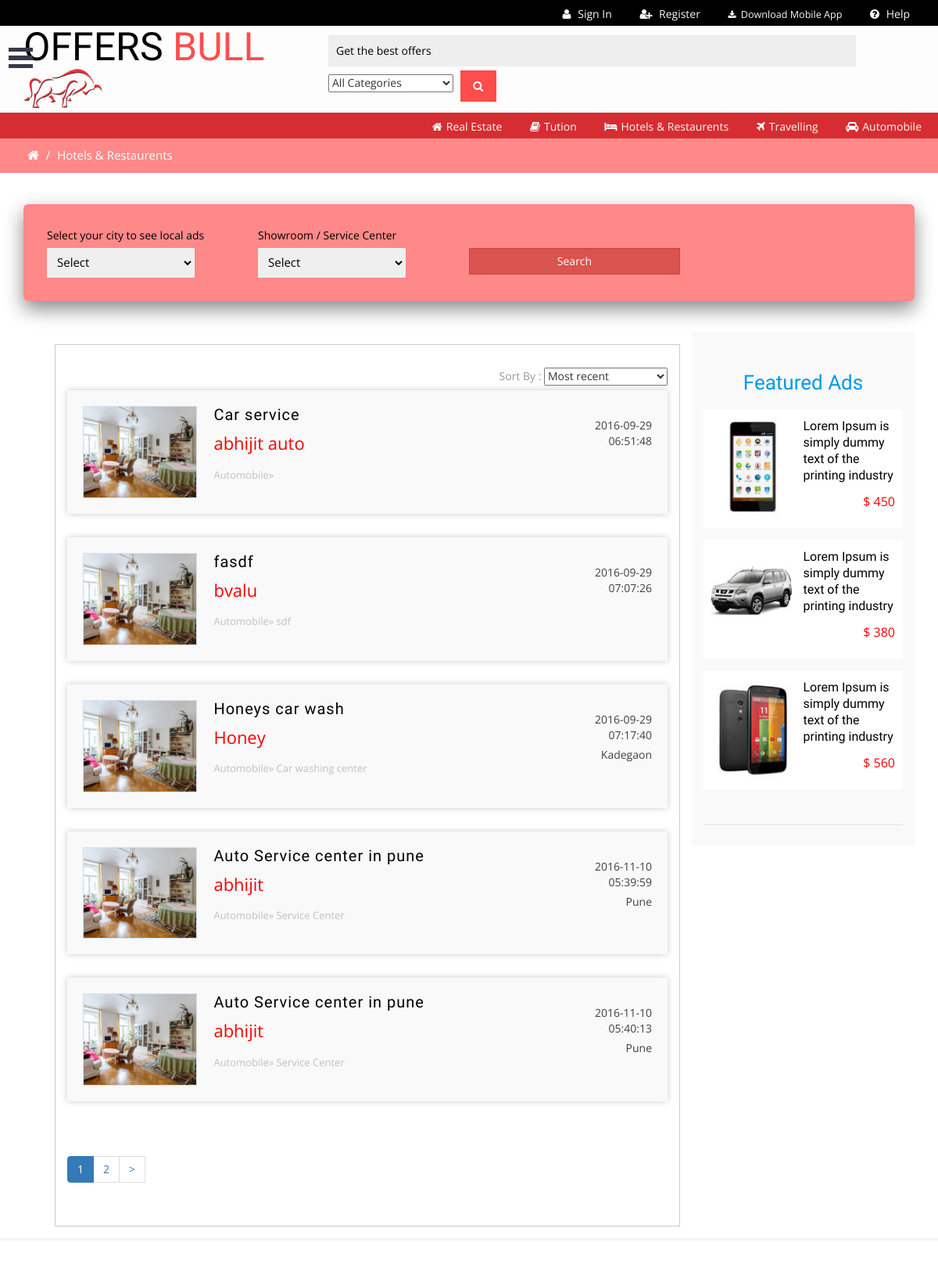
Before: /index.php/automobile/auto (upper part) with the older database file.
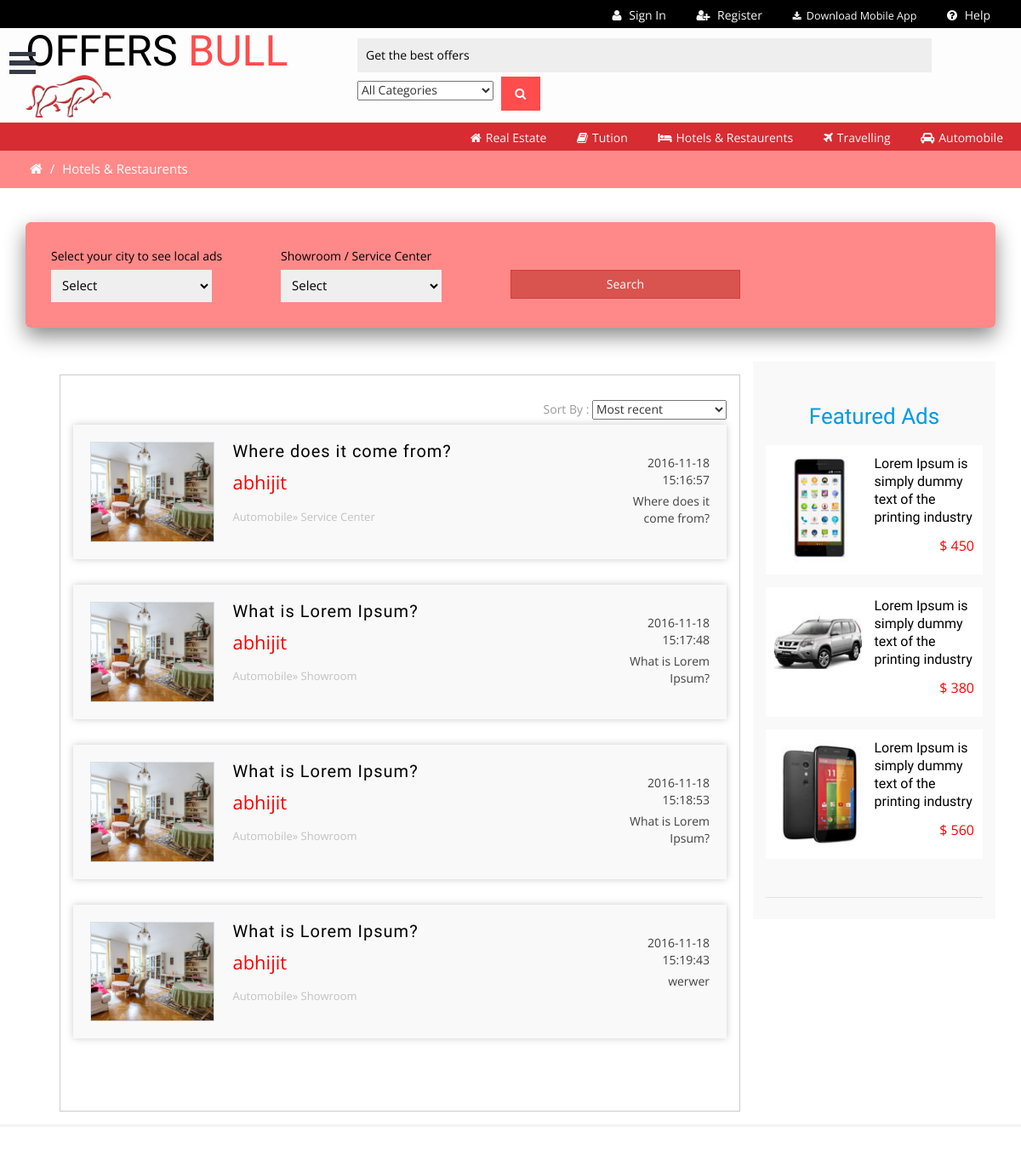
After: the same page with the newer database file.
### tables this page shows
CREATE TABLE IF NOT EXISTS `automobile` (
  `autoid` int(11) NOT NULL AUTO_INCREMENT,
  `name` varchar(255) DEFAULT NULL,
  `title` varchar(255) DEFAULT NULL,
  `type` varchar(255) DEFAULT NULL,
  `address` text,
  `description` text,
  `mobile` varchar(255) DEFAULT NULL,
  `email` varchar(255) DEFAULT NULL,
  `city` varchar(255) DEFAULT NULL,
  `area` varchar(255) DEFAULT NULL,
  `date` datetime DEFAULT NULL,
  `offerend` datetime DEFAULT NULL,
  `category` tinyint(4) DEFAULT NULL,
  `userid` tinyint(4) DEFAULT NULL,
  PRIMARY KEY (`autoid`)
);

### index.php (called while the page is built, shortened)
<?php
require_once BASEPATH.'core/CodeIgniter.php';

### application/views/pages/automobile/container.php (the view, shortened to what the changed rows need)
<?php
$query=array();
if($datas==null && $msearch==null){
	$query= $this->db->get('automobile',5,$this->uri->segment(3))->result();
}
?>
<div class="total-ads main-grid-border">
	<div class="container">
		<div class="ads-grid">
			<div class="agileinfo-ads-display col-md-9">
				<div class="wrapper">
				<div class="bs-example bs-example-tabs" role="tabpanel" data-example-id="togglable-tabs">
				  <div id="myTabContent" class="tab-content">
					<div role="tabpanel" class="tab-pane fade in active" id="home" aria-labelledby="home-tab">
					   <div>
											<div id="container">
						<ul class="list">
						<?php  if($datas==null && $msearch==null){
							foreach ($query as $row)
							{
						?>
							<a href="<?php echo base_url();?>Automobile/manage_view/<?php echo $row->autoid;?>">
								<li>
								<img src="<?php echo base_url();?>assets/images/r1.jpg" title="" alt="" />
								<section class="list-left">
								<h5 class="title"><?php echo $row->title?></h5>
								<span class="adprice"><?php echo $row->name?></span>
								<p class="catpath">Automobile» <?php echo $row->type?></p>
								</section>
								<section class="list-right">
								<span class="date"><?php echo $row->date?></span>
								<span class="cityname"><?php echo $row->city?></span>
								</section>
								<div class="clearfix"></div>
								</li>
							</a>
							<?php } } elseif ($msearch==null) {
								foreach ($datas as $row1)
							{?>
							<a href="<?php echo base_url();?>Automobile/manage_view/<?php echo $row1['autoid'];?>">
								<li>
								<img src="<?php echo base_url();?>assets/images/r1.jpg" title="" alt="" />
								<section class="list-left">
								<h5 class="title"><?php echo $row1['title']?></h5>
								<span class="adprice"><?php echo $row1['title']?></span>
								<p class="catpath">Automobile » <?php echo $row1['type']?></p>
								</section>
								<section class="list-right">
								<span class="date"><?php echo $row1['date']?></span>
								<span class="cityname"><?php echo $row1['city']?></span>
								</section>
								<div class="clearfix"></div>
								</li>
							</a>
							<?php }}else{
								foreach ($msearch as $row2){
							?>
								<a href="<?php echo base_url();?>Automobile/manage_view/<?php echo $row2['autoid'];?>">
										<li>
										<img src="<?php echo base_url();?>assets/images/r1.jpg" title="" alt="" />
										<section class="list-left">
										<h5 class="title"><?php echo $row2['title'];?></h5>
																	<span class="adprice"><?php echo $row2['title']?></span>
																	<p class="catpath">Automobile » <?php echo $row2['type']?></p>
																	</section>
																	<section class="list-right">
																	<span class="date"><?php echo $row2['date']?></span>
																	<span class="cityname"><?php echo $row2['city']?></span>
																	</section>
																	<div class="clearfix"></div>
																	</li>
																</a>
							<?php }}?>
						</ul>
					</div>
					</div>
					</div>
					<div class="pagination pagination-sm ">
						<?php if($datas==null && $msearch==null){ echo $this->pagination->create_links();}?>
					</div>
				  </div>
				</div>
			</div>
			</div>
			<div class="side-bar col-md-3">
			<div class="w3ls-featured-ads">
				<h2 class="sear-head fer">Featured Ads</h2>
			</div>
			</div>
		</div>
	</div>
</div>

Changed rows visible on the page:
removed automobile: title "Car service", name "abhijit auto", date "2016-09-29 06:51:48"
removed automobile: title "fasdf", name "bvalu", type "sdf", date "2016-09-29 07:07:26"
removed automobile: title "Honeys car wash", name "Honey", type "Car washing center", date "2016-09-29 07:17:40", city "Kadegaon"
removed automobile: title "Auto Service center in pune", name "abhijit", type "Service Center", date "2016-11-10 05:39:59", city "Pune"
removed automobile: title "Auto Service center in pune", name "abhijit", type "Service Center", date "2016-11-10 05:40:13", city "Pune"
added automobile: title "Where does it come from?", name "abhijit", type "Service Center", date "2016-11-18 15:16:57", city "Where does it come from?"
added automobile: title "What is Lorem Ipsum?", name "abhijit", type "Showroom", date "2016-11-18 15:17:48", city "What is Lorem Ipsum?"
added automobile: title "What is Lorem Ipsum?", name "abhijit", type "Showroom", date "2016-11-18 15:18:53", city "What is Lorem Ipsum?"
added automobile: title "What is Lorem Ipsum?", name "abhijit", type "Showroom", date "2016-11-18 15:19:43", city "werwer"
Other visible differences:
$this->pagination->create_links(): "1 2 >" → (not shown)
